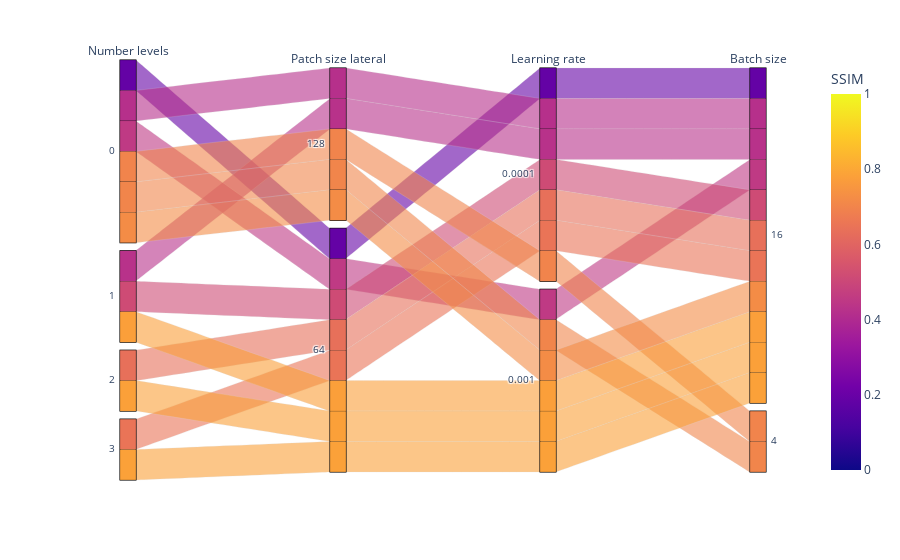

Here is the notebook cell this chart was saved with:
### Code cell
fig.show()

### Figure 1 — Plotly figure (JSON) as saved in the notebook; plotly's stock layout.template omitted (floating-point values rounded to 4 significant figures)
{"data": [{"dimensions": [{"label": "Number levels", "values": [0, 0, 0, 0, 0, 0, 1, 1, 1, 2, 2, 3, 3]}, {"label": "Patch size lateral", "values": [128, 128, 128, 128, 64, 64, 128, 64, 64, 64, 64, 64, 64]}, {"label": "Learning rate", "values": [0.0001, 0.0001, 0.001, 0.001, 0.0001, 0.001, 0.0001, 0.0001, 0.001, 0.0001, 0.001, 0.0001, 0.001]}, {"label": "Batch size", "values": [16, 4, 16, 4, 16, 16, 16, 16, 16, 16, 16, 16, 16]}], "domain": {"x": [0, 1], "y": [0, 1]}, "line": {"color": [0.4201, 0.7, 0.723, 0.7008, 0.1871, 0.4544, 0.4271, 0.5135, 0.7789, 0.6363, 0.7811, 0.6488, 0.7823], "coloraxis": "coloraxis"}, "name": "", "type": "parcats"}], "layout": {"coloraxis": {"cmax": 1, "cmin": 0, "colorbar": {"title": {"text": "SSIM"}}, "colorscale": [[0, "#0d0887"], [0.1111, "#46039f"], [0.2222, "#7201a8"], [0.3333, "#9c179e"], [0.4444, "#bd3786"], [0.5556, "#d8576b"], [0.6667, "#ed7953"], [0.7778, "#fb9f3a"], [0.8889, "#fdca26"], [1, "#f0f921"]]}, "legend": {"tracegroupgap": 0}, "margin": {"t": 60}}}
